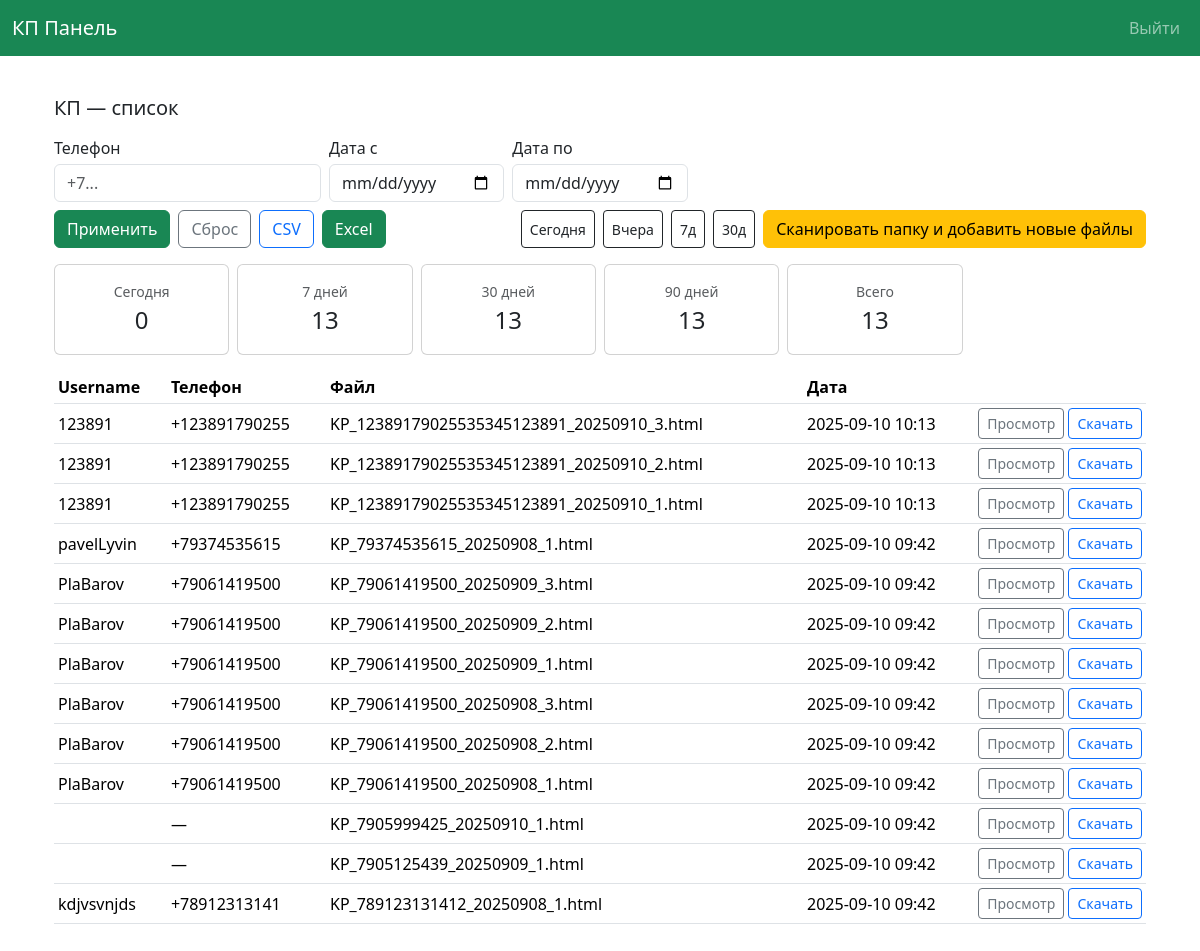
Page /kp (signed in) on the committed database.
### kp_admin/models.py (models this page shows, shortened)
class KPFile(db.Model):
    __tablename__ = "kp_file"
    id = db.Column(db.Integer, primary_key=True)
    filename = db.Column(db.String(255), unique=True, nullable=False)
    mimetype = db.Column(db.String(64), nullable=True, default="text/html")  # <-- добавили
    phone = db.Column(db.String(32), index=True)
    chat_id = db.Column(db.String(32))
    username = db.Column(db.String(64), index=True)
    name = db.Column(db.String(255))
    created_at = db.Column(db.DateTime, default=datetime.utcnow, nullable=False)
    lead_id = db.Column(db.Integer, db.ForeignKey("lead.id"))
    lead = db.relationship("Lead", back_populates="files")

### kp_admin/routes.py (the view)
@bp.route("/kp", endpoint="kp_list")
@login_required
def kp_list():
    q = KPFile.query.order_by(KPFile.created_at.desc())
    phone = (request.args.get("phone") or "").strip()
    if phone:
        q = q.filter(KPFile.phone.contains(phone))
    d_from = _parse_date_any(request.args.get("date_from"))
    d_to   = _parse_date_any(request.args.get("date_to"))
    if d_from:
        q = q.filter(KPFile.created_at >= d_from)
    if d_to:
        q = q.filter(KPFile.created_at < (d_to + timedelta(days=1)))
    items, page, pages, total = paginate(q, per_page=20)
    now = datetime.utcnow()
    today_start = datetime.combine(now.date(), datetime.min.time())
    stat = {
        "today": KPFile.query.filter(KPFile.created_at >= today_start).count(),
        "w7":    KPFile.query.filter(KPFile.created_at >= now - timedelta(days=7)).count(),
        "w30":   KPFile.query.filter(KPFile.created_at >= now - timedelta(days=30)).count(),
        "w90":   KPFile.query.filter(KPFile.created_at >= now - timedelta(days=90)).count(),
        "all":   KPFile.query.count(),
    }
    to_iso = lambda d: d.strftime("%Y-%m-%d") if d else ""
    return render_template(
        "admin/kp_list.html",
        items=items, page=page, pages=pages, total=total, stat=stat,
        date_from_iso=to_iso(d_from), date_to_iso=to_iso(d_to),
        phone_value=phone,
    )

### kp_admin/routes.py (called while the page is built, shortened)
def paginate(query, per_page: int = 20):
    page = max(int(request.args.get("page", 1) or 1), 1)
    total = query.count()
    pages = (total + per_page - 1) // per_page
    items = query.offset((page - 1) * per_page).limit(per_page).all()
    return items, page, pages, total

def _parse_date_any(s: str | None) -> datetime | None:
    s = (s or "").strip()
    if not s:
        return None

### kp_admin/templates/admin/kp_list.html (shortened to what this page needs)
{% extends "base.html" %}
{% block content %}
<div class="container-fluid py-3">
  <h5 class="mb-3">КП — список</h5>
  <form class="row g-2 align-items-end mb-3" method="get" action="{{ url_for('kp.kp_list') }}">
    <div class="col-12 col-sm-4 col-lg-3">
      <label class="form-label mb-1">Телефон</label>
      <input type="text" class="form-control" name="phone" placeholder="+7..."
             value="{{ phone_value }}">
    </div>
    <div class="col-6 col-sm-3 col-lg-2">
      <label class="form-label mb-1">Дата с</label>
      <input type="date" class="form-control" name="date_from" value="{{ date_from_iso }}">
    </div>
    <div class="col-6 col-sm-3 col-lg-2">
      <label class="form-label mb-1">Дата по</label>
      <input type="date" class="form-control" name="date_to" value="{{ date_to_iso }}">
    </div>
    <div class="col-12 d-flex flex-wrap gap-2">
      <button type="submit" class="btn btn-success">Применить</button>
      <a href="{{ url_for('kp.kp_list') }}" class="btn btn-outline-secondary">Сброс</a>
      <a href="{{ url_for('kp.kp_csv', **request.args) }}" class="btn btn-outline-primary">CSV</a>
      <a href="{{ url_for('kp.kp_xlsx', **request.args) }}" class="btn btn-success">Excel</a>
      <div class="ms-sm-auto d-flex flex-wrap gap-2">
        <button class="btn btn-sm btn-outline-dark" type="button" data-range="today">Сегодня</button>
        <button class="btn btn-sm btn-outline-dark" type="button" data-range="yesterday">Вчера</button>
        <button class="btn btn-sm btn-outline-dark" type="button" data-range="7">7д</button>
        <button class="btn btn-sm btn-outline-dark" type="button" data-range="30">30д</button>
      </div>
      <form method="post" action="{{ url_for('kp.kp_rescan', **request.args) }}" class="ms-sm-auto">
        <button type="submit" class="btn btn-warning">Сканировать папку и добавить новые файлы</button>
      </form>
    </div>
  </form>
  <div class="row g-2 mb-3">
    <div class="col-6 col-sm-4 col-lg-2">
      <div class="card"><div class="card-body text-center">
        <div class="small text-muted">Сегодня</div>
        <div class="fs-4">{{ stat.today or 0 }}</div>
      </div></div>
    </div>
    <div class="col-6 col-sm-4 col-lg-2">
      <div class="card"><div class="card-body text-center">
        <div class="small text-muted">7 дней</div>
        <div class="fs-4">{{ stat.w7 or 0 }}</div>
      </div></div>
    </div>
    <div class="col-6 col-sm-4 col-lg-2">
      <div class="card"><div class="card-body text-center">
        <div class="small text-muted">30 дней</div>
        <div class="fs-4">{{ stat.w30 or 0 }}</div>
      </div></div>
    </div>
    <div class="col-6 col-sm-4 col-lg-2">
      <div class="card"><div class="card-body text-center">
        <div class="small text-muted">90 дней</div>
        <div class="fs-4">{{ stat.w90 or 0 }}</div>
      </div></div>
    </div>
    <div class="col-6 col-sm-4 col-lg-2">
      <div class="card"><div class="card-body text-center">
        <div class="small text-muted">Всего</div>
        <div class="fs-4">{{ stat.all or 0 }}</div>
      </div></div>
    </div>
  </div>
  <div class="table-responsive d-none d-md-block">
    <table class="table table-sm align-middle">
      <thead>
        <tr>
          <th>Username</th>
          <th>Телефон</th>
          <th style="min-width:280px;">Файл</th>
          <th>Дата</th>
          <th style="width:170px;"></th>
        </tr>
      </thead>
      <tbody>
      {% for k in items %}
        <tr>
          <td>{{ k.username or '' }}</td>
          <td>{{ k.phone or '—' }}</td>
          <td class="text-break">{{ k.filename }}</td>
          <td>{{ (k.created_at or k.created).strftime("%Y-%m-%d %H:%M") if (k.created_at or k.created) else '—' }}</td>
          <td class="text-nowrap">
            <a class="btn btn-sm btn-outline-secondary" href="{{ url_for('kp.kp_preview', id=k.id) }}" target="_blank">Просмотр</a>
            <a class="btn btn-sm btn-outline-primary"  href="{{ url_for('kp.kp_download', id=k.id) }}">Скачать</a>
          </td>
        </tr>
      {% else %}
        <tr><td colspan="5" class="text-center text-muted py-4">Записей нет</td></tr>
      {% endfor %}
      </tbody>
    </table>
  </div>
</div>
{% endblock %}

### kp_admin/templates/base.html (shortened to what this page needs)
<!doctype html>
<html lang="ru">
<head>
  <link href="https://cdn.jsdelivr.net/npm/bootstrap@5.3.3/dist/css/bootstrap.min.css" rel="stylesheet">
</head>
<body>
<nav class="navbar navbar-expand navbar-dark bg-success">
  <div class="container-fluid">
    <a class="navbar-brand" href="{{ url_for('kp.kp_list') }}">КП Панель</a>
    <ul class="navbar-nav ms-auto">
      {% if current_user.is_authenticated %}
        <li class="nav-item"><a class="nav-link" href="{{ url_for('kp.logout') }}">Выйти</a></li>
      {% else %}
        <li class="nav-item"><a class="nav-link" href="{{ url_for('kp.login') }}">Войти</a></li>
      {% endif %}
    </ul>
  </div>
</nav>
<main class="container my-4">
  {% block content %}{% endblock %}
</main>
</body>
</html>

### rows in the picture
KPFile: username "123891", phone "+123891790255", filename "KP_12389179025535345123891_20250910_3.html", created_at "2025-09-10 10:13"
KPFile: username "123891", phone "+123891790255", filename "KP_12389179025535345123891_20250910_2.html", created_at "2025-09-10 10:13"
KPFile: username "123891", phone "+123891790255", filename "KP_12389179025535345123891_20250910_1.html", created_at "2025-09-10 10:13"
KPFile: username "pavelLyvin", phone "+79374535615", filename "KP_79374535615_20250908_1.html", created_at "2025-09-10 09:42"
KPFile: username "PlaBarov", phone "+79061419500", filename "KP_79061419500_20250909_3.html", created_at "2025-09-10 09:42"
KPFile: username "PlaBarov", phone "+79061419500", filename "KP_79061419500_20250909_2.html", created_at "2025-09-10 09:42"
KPFile: username "PlaBarov", phone "+79061419500", filename "KP_79061419500_20250909_1.html", created_at "2025-09-10 09:42"
KPFile: username "PlaBarov", phone "+79061419500", filename "KP_79061419500_20250908_3.html", created_at "2025-09-10 09:42"
KPFile: username "PlaBarov", phone "+79061419500", filename "KP_79061419500_20250908_2.html", created_at "2025-09-10 09:42"
KPFile: username "PlaBarov", phone "+79061419500", filename "KP_79061419500_20250908_1.html", created_at "2025-09-10 09:42"
KPFile: phone "—", filename "KP_7905999425_20250910_1.html", created_at "2025-09-10 09:42"
KPFile: phone "—", filename "KP_7905125439_20250909_1.html", created_at "2025-09-10 09:42"
KPFile: username "kdjvsvnjds", phone "+78912313141", filename "KP_789123131412_20250908_1.html", created_at "2025-09-10 09:42"

### other values in the picture
{{ stat.today or 0 }} "0"
{{ stat.w7 or 0 }} "13"
{{ stat.w30 or 0 }} "13"
{{ stat.w90 or 0 }} "13"
{{ stat.all or 0 }} "13"
